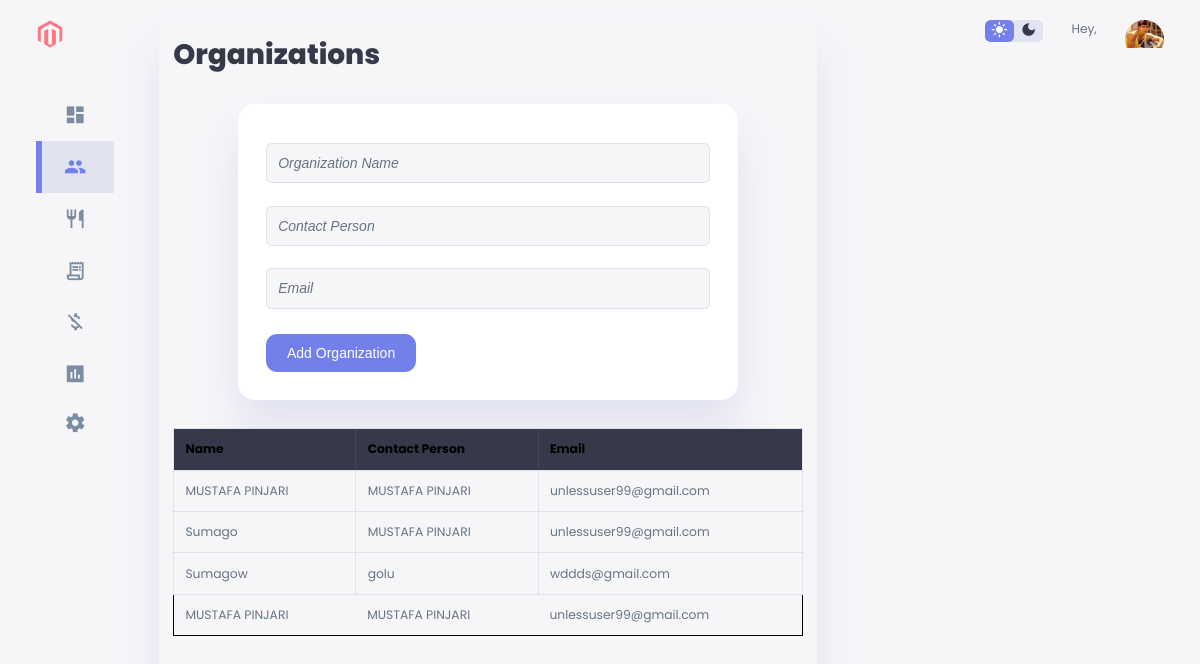
/Dashboard/organization/, run on an earlier commit of the app's database.
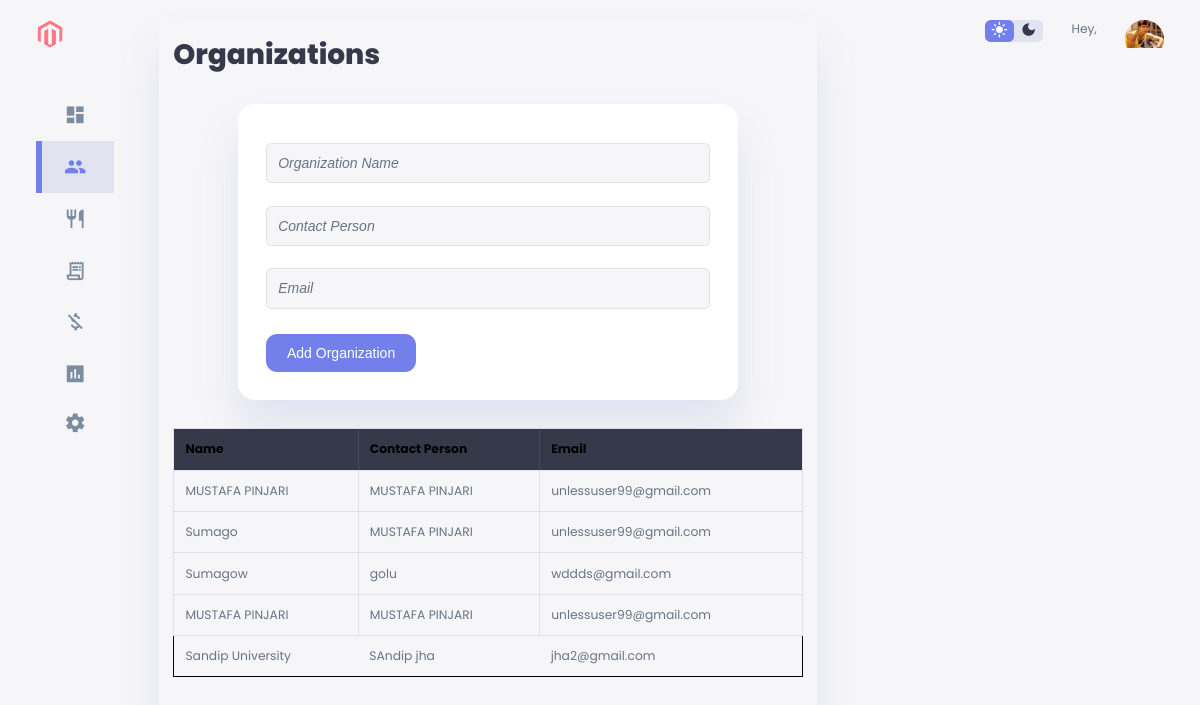
And on a later commit of the database.
### Dashboard/models.py (models this page shows, shortened)
class Organization(models.Model):
    name = models.CharField(max_length=255)  # Organization name
    contact_person = models.CharField(max_length=255, null=True)  # Make this field nullable
    email = models.EmailField(null=True)  # Make this field nullable
    address = models.TextField()  # Organization address
    contact_email = models.EmailField()  # Contact email

### Dashboard/views.py (the view, shortened to what this page needs)
# urls.py: path('organization/', organization, name='organization'),  # Organization page
def organization(request):
    organizations = Organization.objects.all()
    return render(request, 'organization.html', {'organizations': organizations})

### Dashboard/templates/organization.html (shortened to what this page needs)
{% load static %}
<!DOCTYPE html>
<html lang="en">
<head>
    <link rel="stylesheet" href="{% static 'css/style.css' %}" />
    <link rel="stylesheet" href="{% static 'css/organization.css' %}">
</head>
<body>
    <div class="container">
        <aside>
            <div class="top">
                <div class="logo">
                    <img src="{% static 'images/logo.png' %}" alt="Logo" />
                </div>
            </div>
            <div class="sidebar">
                <a href="{% url 'index' %}">
                    <span class="material-icons-sharp">dashboard</span>
                </a>
                <a href="{% url 'organization' %}" class="active">
                    <span class="material-icons-sharp">group</span>
                </a>
                <a href="{% url 'food-order' %}">
                    <span class="material-icons-sharp">restaurant</span>
                </a>
                <a href="{% url 'invoicing' %}">
                    <span class="material-icons-sharp">receipt_long</span>
                </a>
                <a href="{% url 'expense' %}">
                    <span class="material-icons-sharp">money_off</span>
                </a>
                <a href="{% url 'reports' %}">
                    <span class="material-icons-sharp">assessment</span>
                </a>
                <a href="{% url 'profile' %}">
                    <span class="material-icons-sharp">settings</span>
                </a>
            </div>
        </aside>
        <main>
            <h1>Organizations</h1>
            <form id="organization-form" method="POST">
                <input type="text" name="name" placeholder="Organization Name" required>
                <input type="text" name="contact_person" placeholder="Contact Person" required>
                <input type="email" name="email" placeholder="Email" required>
                <button type="submit">Add Organization</button>
            </form>
            <table>
                <thead>
                    <tr>
                        <th>Name</th>
                        <th>Contact Person</th>
                        <th>Email</th>
                    </tr>
                </thead>
                <tbody>
                    {% for organization in organizations %}
                    <tr>
                        <td>{{ organization.name }}</td>
                        <td>{{ organization.contact_person }}</td>
                        <td>{{ organization.email }}</td>
                    </tr>
                    {% endfor %}
                </tbody>
            </table>
        </main>
        <div class="right">
            <div class="top">
                <div class="theme-toggler">
                    <span class="material-icons-sharp active"> light_mode </span>
                    <span class="material-icons-sharp"> dark_mode </span>
                </div>
                <div class="profile">
                    <div class="info">
                        <p>Hey, <b>{{ user.username }}</b></p>
                    </div>
                    <div class="profile-photo">
                        <img src="{% static 'images/sallu-bhai.jpg' %}" alt="Profile Picture" />
                    </div>
                </div>
            </div>
        </div>
    </div>
</body>
</html>

What changed in the data, as far as the page shows it:
added Organization: name "Sandip University", contact_person "SAndip jha", email "jha2@gmail.com"
